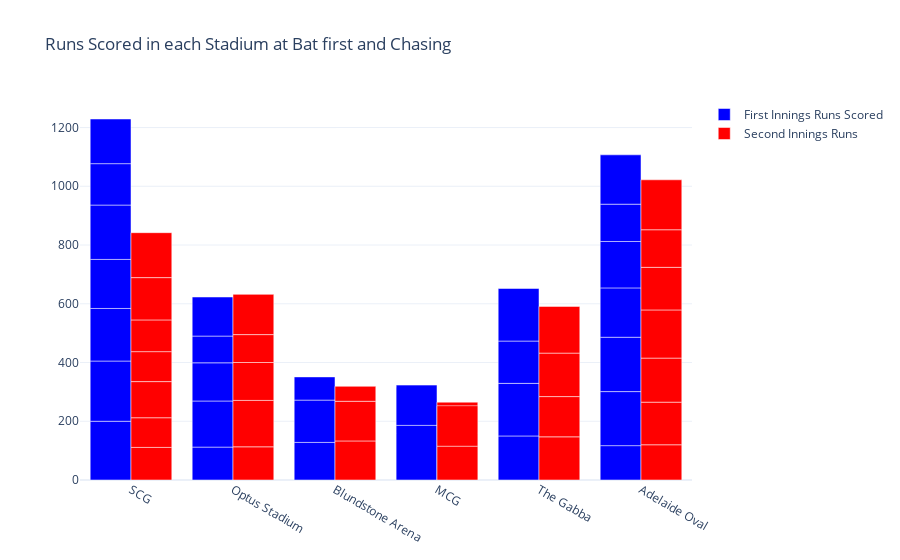

The cell this chart's notebook holds for it:
### Code cell
#code for plotting graph to analyse the runs scored in both first batting and chasing in each stadium 
fig = go.Figure()
fig.add_trace(go.Bar(
    x=data["venue"],
    y=data["first innings score"],
    name='First Innings Runs Scored',
    marker_color='blue'
))
fig.add_trace(go.Bar(
    x=data["venue"],
    y=data["second innings score"],
    name='Second Innings Runs',
    marker_color='red'
))
fig.update_layout(barmode='group', 
                  xaxis_tickangle=30, 
                  title="Runs Scored in each Stadium at Bat first and Chasing")
fig.show()

### Figure 1 — Plotly figure (JSON) as saved in the notebook; plotly's stock layout.template omitted (floating-point values rounded to 4 significant figures)
{"data": [{"marker": {"color": "blue"}, "name": "First Innings Runs Scored", "type": "bar", "x": ["SCG", "Optus Stadium", "Blundstone Arena", "MCG", "Blundstone Arena", "Blundstone Arena", "Optus Stadium", "MCG", "MCG", "SCG", "SCG", "Optus Stadium", "MCG", "MCG", "SCG", "The Gabba", "Optus Stadium", "Optus Stadium", "The Gabba", "The Gabba", "The Gabba", "Adelaide Oval", "Adelaide Oval", "SCG", "Adelaide Oval", "Adelaide Oval", "SCG", "Adelaide Oval", "Adelaide Oval", "MCG", "SCG", "Adelaide Oval", "MCG"], "y": [200, 112, 128, 159, 144, 79, 157, 157, null, 205, 179, 130, null, null, 167, 150, 91, 133, 179, 144, 179, 117, 184, 185, 185, 168, 141, 158, 127, 186, 152, 168, 137]}, {"marker": {"color": "red"}, "name": "Second Innings Runs", "type": "bar", "x": ["SCG", "Optus Stadium", "Blundstone Arena", "MCG", "Blundstone Arena", "Blundstone Arena", "Optus Stadium", "MCG", "MCG", "SCG", "SCG", "Optus Stadium", "MCG", "MCG", "SCG", "The Gabba", "Optus Stadium", "Optus Stadium", "The Gabba", "The Gabba", "The Gabba", "Adelaide Oval", "Adelaide Oval", "SCG", "Adelaide Oval", "Adelaide Oval", "SCG", "Adelaide Oval", "Adelaide Oval", "MCG", "SCG", "Adelaide Oval", "MCG"], "y": [111, 113, 133, 160, 135, 51, 158, 105, null, 101, 123, 129, null, null, 102, 147, 95, 137, 137, 148, 159, 120, 145, 108, 150, 164, 144, 145, 128, 115, 153, 170, 138]}], "layout": {"barmode": "group", "title": {"text": "Runs Scored in each Stadium at Bat first and Chasing"}, "xaxis": {"tickangle": 30}}}
